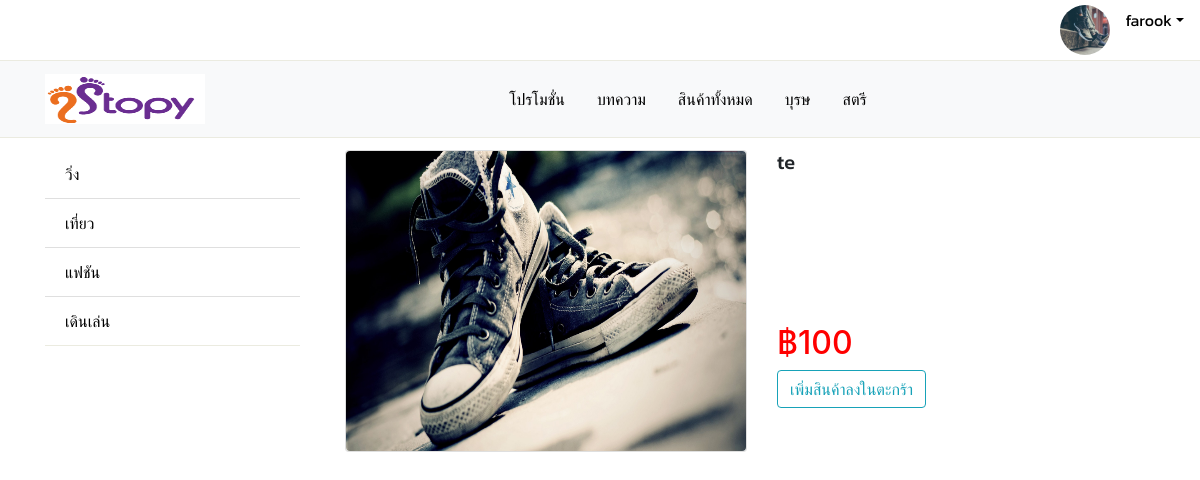
The app's page /product_detial.php?id=1 (signed in) with its own data.
### tables this page shows
CREATE TABLE `member` (
  `mem_id` int(11) NOT NULL,
  `mem_name` varchar(255) NOT NULL,
  `mem_username` varchar(255) NOT NULL,
  `mem_password` varchar(255) NOT NULL,
  `mem_tel` int(11) NOT NULL,
  `mem_address` text NOT NULL,
  `mem_img` text NOT NULL,
  `mem_status` varchar(20) NOT NULL
);

CREATE TABLE `category` (
  `category_id` int(11) NOT NULL,
  `category` varchar(50) NOT NULL
);

CREATE TABLE `product` (
  `product_id` int(11) NOT NULL,
  `product_name` varchar(255) NOT NULL,
  `product_amount` int(11) NOT NULL,
  `product_price` int(11) NOT NULL,
  `product_img` text NOT NULL,
  `product_brandID` int(11) NOT NULL,
  `product_categoryID` int(11) NOT NULL
);

### product_detial.php (the view, shortened to what this page needs)
<!doctype html>
<html lang="en">
  <head>
    <link rel="stylesheet" href="https://stackpath.bootstrapcdn.com/bootstrap/4.1.3/css/bootstrap.min.css">
  </head>
  <body>
<?php include'nav.php'; ?>
<div class="container-fluid" style="">
        <div class="container">
       <div class="row">
          <div class="col-3">
           <ul class="list-group list-group-flush" id="list-tab" role="tablist">
             <?php
                    try {
                         $sql = "SELECT * FROM `category`";
                            $query = $conn->query($sql);
                            while($row = $query->fetch()) {
                                  echo '<li class="list-group-item"><a  href="product.php?cat='.$row['category_id'].'"
                                  role="tab" >'.$row['category'].'</a></li>';
                            }
                    }
                    catch(PDOException $e) {
                        echo "Error: " . $e->getMessage();
                    }
             ?>
         </ul>
          </div>
          <div class="col-9">
            <div class="tab-content" id="nav-tabContent">
                <div class="tab-pane fade show active" id="list-home" role="tabpanel" aria-labelledby="list-home-list">
                  <div class="container">
                         <div class="row">
                         <?php
                                  try {
                                           $ID='';
                                           if(isset($_GET['id'])){
                                               $ID=$_GET['id'];
                                           }
                                         $sql = "SELECT `product_id`, `product_name`, `product_amount`, `product_price`, `product_img`,brand.brand, category.category
                                          FROM `product`,brand,category WHERE product.product_brandID =brand.brand_id AND product.product_categoryID=category.category_id
                                          AND product.product_id='$ID'";
                                            $query = $conn->query($sql);
                                            $row = $query->fetch();
                                             echo ' <div class="col">
                                            <div class="row">
                                                <div class="col">
                                                    <div class="card">
                                                          <img class="rounded float-left" src="img/6809514-shoes.jpg" alt="Card image cap">
                                                     </div>
                                                </div>
                                            </div>
                                         </div>
                                         <div class="col">
                                            <a ><h5  class="name">'.$row['product_name'].'</h5></a>
                                            <h2 class="price">฿'.$row['product_price'].'</h2>
                                            <div>
                                                <a href="Action/order.php?itemId='.$row['product_id'].'"><button type="button" class="btn btn-outline-info">เพิ่มสินค้าลงในตะกร้า</button></a>
                                            </div>
                                         </div> ';
                                    }
                                    catch(PDOException $e) {
                                        echo "Error: " . $e->getMessage();
                                    }
                             ?>
                      </div>
                   </div>
                  </div>
            </div>
          </div>
        </div>
 </div>
</div>
  </body>
</html>

### nav.php (shortened to what this page needs)
<?php
include 'Action/connectDB_pdo.php';
?>
<?php
if(isset($_SESSION['qty'])){
    $meQty = 0;
    foreach($_SESSION['qty'] as $meItem){
         $meQty += intval($meItem);
    }
}else{
    $meQty=0;
}
?>
<?php
if(isset($_SESSION["UserID"])) {
    try{
        $sql = "SELECT * FROM `member` WHERE member.mem_id=?";
        $sth = $conn->prepare($sql);
        $cat = array($_SESSION["UserID"]);
        $sth->execute($cat);
        $row = $sth->fetch();
        $showUser = '  <img src="img/123.jpg" class="imgRound">';
        $showLogin = '<div class="dropdown">
                          <a class="nav-link dropdown-toggle" href="#" id="dropdownMenuButton" data-toggle="dropdown" aria-haspopup="true" aria-expanded="false">'.$row['mem_name'].'</a>
                          <div class="dropdown-menu" aria-labelledby="dropdownMenuButton">
                         <a class="dropdown-item" href="cart.php">ตะกร้าสินค้า<span class="badge badge-primary badge-pill">'.$meQty.'</span></a>
                         <a class="dropdown-item" href="profiles.php">ข้อมูลส่วนตัว</a>
                         <a class="dropdown-item" href="orderBuy.php">รายการสั่งซื้อ</a>
                         <a class="dropdown-item" href="payment.php">ชำระเงิน</a>
                         <a class="dropdown-item" href="Action/logout.php">ออกจากระบบ</a>
                          </div>
                    </div>';
    }
    catch(PDOException $e)
    {
        echo $sql . "<br>" . $e->getMessage();
    }
}else{  $showUser = '<a class="nav-link" href="#"  data-toggle="modal" data-target="#Login">เข้าสู่ระบบ</a>';
        $showLogin ='<a class="nav-link " href="#" data-toggle="modal" data-target="#Register">สมัครสมาชิก</a>';
}
?>
<div class="fixed-top">
   <ul class="nav justify-content-end">
          <li class="nav-item">
             <?php echo $showUser; ?>
          </li>
          <li class="nav-item">
            <?php echo $showLogin; ?>
          </li>
 </ul>
    <nav class="navbar navbar-light bg-light ">
          <div class="container">
               <a class="navbar-brand" href="#">
                    <img src="img/2-stopy-logo.png" width="160" height="50" class="d-inline-block align-top" alt="">
                  </a>
                         <nav class="nav nav-pills nav-justified">
                              <a class="nav-link" href="promotion.php">โปรโมชั่น</a>
                              <a class="nav-link" href="content.php">บทความ</a>
                             <a class="nav-link" href="product.php">สินค้าทั้งหมด</a>
                             <a class="nav-link" href="#">บุรษ</a>
                             <a class="nav-link" href="#">สตรี</a>
                         </nav>
          </div>
    </nav>
 </div>

### product_detial.php (style rules this page uses)
.container-fluid { margin-top:150px; }
.rounded { width: 400px; height: 300px; }
.price { margin-top: 150px; color: red; }

### nav.php (style rules this page uses)
.imgRound { border-radius: 50%; width: 50px; height:50px; margin-top: 5px; margin-bottom: 5px; }
.fixed-top { background-color: #fff; }
.justify-content-end { border-bottom: 1px solid #ebebe0; }
.navbar { border-bottom: 1px solid #ebebe0; }
ul { border-bottom: 1px solid #ebebe0; }
ul li a { font-family: 'Kanit', sans-serif; color: black; }
a { font-family: 'Kanit', sans-serif; color: black; }

### records on screen
member: mem_name "farook"
category: category "วิ่ง"
category: category "เที่ยว"
category: category "แฟชัน"
category: category "เดินเล่น"
product: product_name "te", product_price "100"
